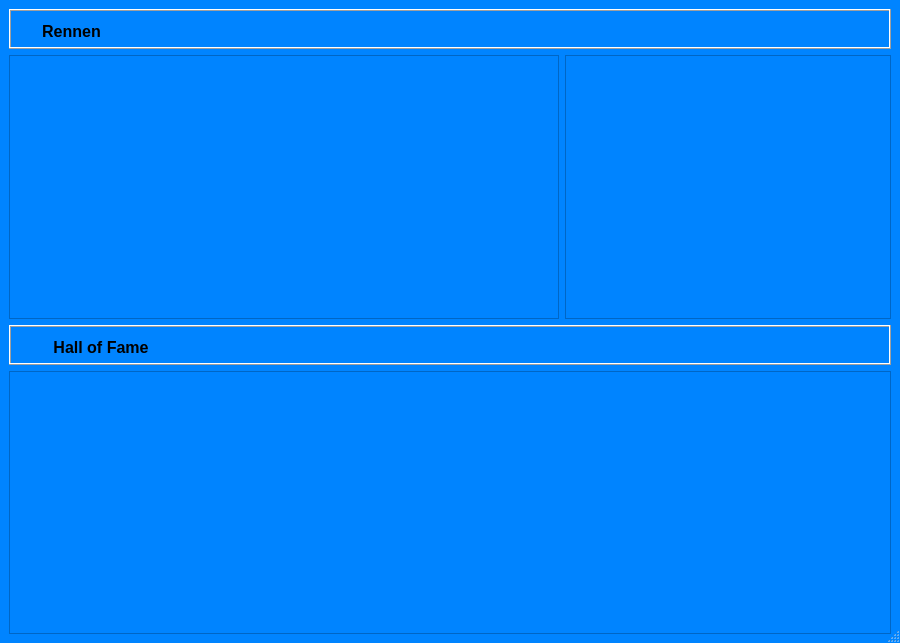
<ui version="4.0" >
 <class>HighscoreDialog</class>
 <widget class="QDialog" name="HighscoreDialog" >
  <property name="geometry" >
   <rect>
    <x>0</x>
    <y>0</y>
    <width>900</width>
    <height>643</height>
   </rect>
  </property>
  <property name="palette" >
   <palette>
    <active>
     <colorrole role="Base" >
      <brush brushstyle="SolidPattern" >
       <color alpha="255" >
        <red>0</red>
        <green>132</green>
        <blue>255</blue>
       </color>
      </brush>
     </colorrole>
     <colorrole role="Window" >
      <brush brushstyle="SolidPattern" >
       <color alpha="255" >
        <red>0</red>
        <green>132</green>
        <blue>255</blue>
       </color>
      </brush>
     </colorrole>
    </active>
    <inactive>
     <colorrole role="Base" >
      <brush brushstyle="SolidPattern" >
       <color alpha="255" >
        <red>0</red>
        <green>132</green>
        <blue>255</blue>
       </color>
      </brush>
     </colorrole>
     <colorrole role="Window" >
      <brush brushstyle="SolidPattern" >
       <color alpha="255" >
        <red>0</red>
        <green>132</green>
        <blue>255</blue>
       </color>
      </brush>
     </colorrole>
    </inactive>
    <disabled>
     <colorrole role="Base" >
      <brush brushstyle="SolidPattern" >
       <color alpha="255" >
        <red>0</red>
        <green>132</green>
        <blue>255</blue>
       </color>
      </brush>
     </colorrole>
     <colorrole role="Window" >
      <brush brushstyle="SolidPattern" >
       <color alpha="255" >
        <red>0</red>
        <green>132</green>
        <blue>255</blue>
       </color>
      </brush>
     </colorrole>
    </disabled>
   </palette>
  </property>
  <property name="windowTitle" >
   <string>Historie</string>
  </property>
  <property name="sizeGripEnabled" >
   <bool>true</bool>
  </property>
  <property name="modal" >
   <bool>true</bool>
  </property>
  <layout class="QGridLayout" >
   <property name="leftMargin" >
    <number>9</number>
   </property>
   <property name="topMargin" >
    <number>9</number>
   </property>
   <property name="rightMargin" >
    <number>9</number>
   </property>
   <property name="bottomMargin" >
    <number>9</number>
   </property>
   <property name="horizontalSpacing" >
    <number>6</number>
   </property>
   <property name="verticalSpacing" >
    <number>6</number>
   </property>
   <item row="0" column="0" colspan="2" >
    <widget class="QFrame" name="frame_2" >
     <property name="minimumSize" >
      <size>
       <width>16</width>
       <height>40</height>
      </size>
     </property>
     <property name="frameShape" >
      <enum>QFrame::Box</enum>
     </property>
     <property name="frameShadow" >
      <enum>QFrame::Raised</enum>
     </property>
     <widget class="QLabel" name="label_2" >
      <property name="geometry" >
       <rect>
        <x>20</x>
        <y>9</y>
        <width>85</width>
        <height>26</height>
       </rect>
      </property>
      <property name="font" >
       <font>
        <pointsize>12</pointsize>
        <weight>75</weight>
        <bold>true</bold>
       </font>
      </property>
      <property name="text" >
       <string>Rennen</string>
      </property>
      <property name="scaledContents" >
       <bool>false</bool>
      </property>
      <property name="alignment" >
       <set>Qt::AlignCenter</set>
      </property>
     </widget>
    </widget>
   </item>
   <item row="2" column="0" colspan="2" >
    <widget class="QFrame" name="frame" >
     <property name="minimumSize" >
      <size>
       <width>16</width>
       <height>40</height>
      </size>
     </property>
     <property name="frameShape" >
      <enum>QFrame::Box</enum>
     </property>
     <property name="frameShadow" >
      <enum>QFrame::Raised</enum>
     </property>
     <widget class="QLabel" name="label" >
      <property name="geometry" >
       <rect>
        <x>20</x>
        <y>9</y>
        <width>144</width>
        <height>26</height>
       </rect>
      </property>
      <property name="font" >
       <font>
        <pointsize>12</pointsize>
        <weight>75</weight>
        <bold>true</bold>
       </font>
      </property>
      <property name="text" >
       <string>Hall of Fame</string>
      </property>
      <property name="scaledContents" >
       <bool>false</bool>
      </property>
      <property name="alignment" >
       <set>Qt::AlignCenter</set>
      </property>
     </widget>
    </widget>
   </item>
   <item row="1" column="1" >
    <widget class="QTableWidget" name="tableWidgetLaps" >
     <property name="maximumSize" >
      <size>
       <width>350</width>
       <height>16777215</height>
      </size>
     </property>
    </widget>
   </item>
   <item row="3" column="0" colspan="2" >
    <widget class="QTableWidget" name="tableWidgetBestOf" />
   </item>
   <item row="1" column="0" >
    <widget class="QTableWidget" name="tableWidgetRaces" >
     <property name="minimumSize" >
      <size>
       <width>550</width>
       <height>250</height>
      </size>
     </property>
    </widget>
   </item>
  </layout>
 </widget>
 <resources/>
 <connections/>
</ui>
